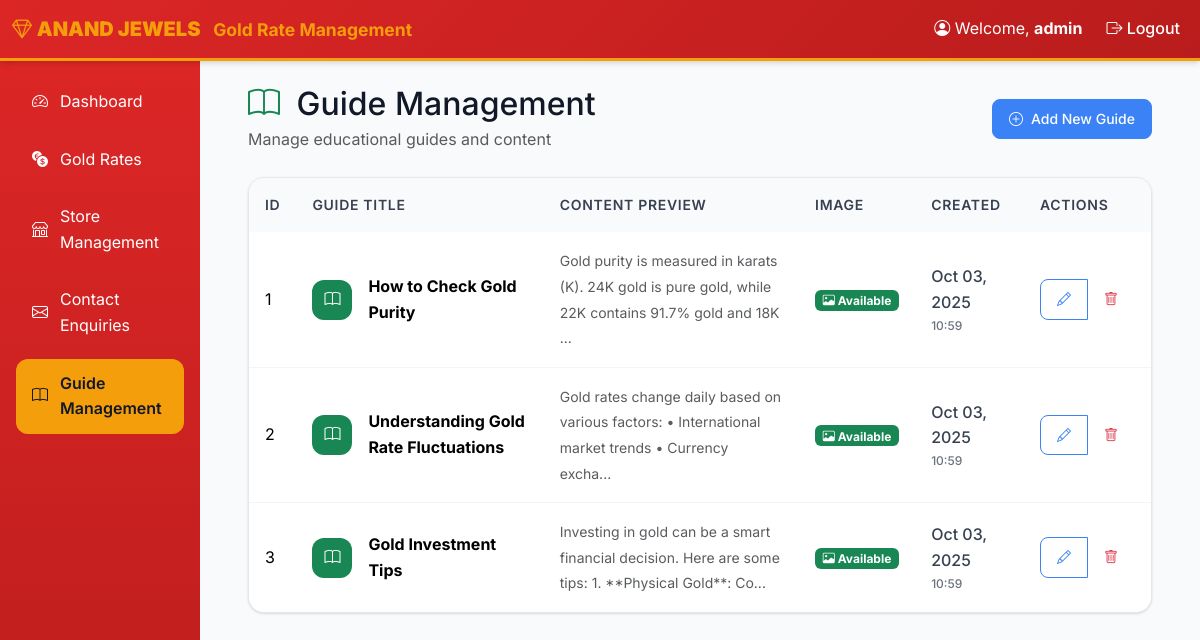
The page /admin/guides (signed in) on the database as committed earlier.
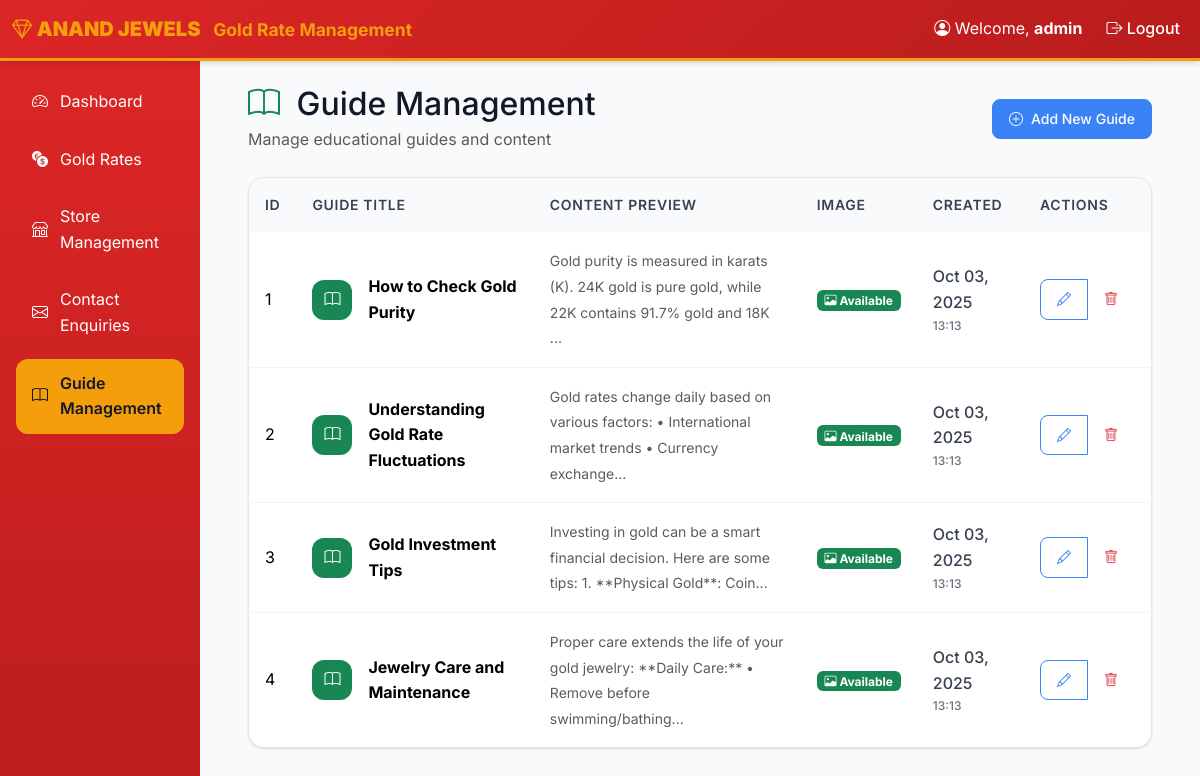
The same page on the database as committed later.
### models.py (models this page shows, shortened)
class Guide(Base):
    __tablename__ = "guides"
    id = Column(Integer, primary_key=True, index=True)
    title = Column(String, nullable=False)
    content = Column(Text, nullable=False)
    image = Column(String, nullable=True)  # Path to uploaded image
    created_at = Column(DateTime, default=func.now(), nullable=False)

### routers/stores.py (the view)
@router.get("/guides")
async def list_guides(request: Request, db: Session = Depends(get_db)):
    user = get_current_user(request, db)
    if not user:
        return RedirectResponse(url="/admin/login", status_code=302)
    guides = db.query(Guide).order_by(Guide.created_at.desc()).all()
    return templates.TemplateResponse("guides/list.html", {
        "request": request,
        "user": user,
        "guides": guides
    })

### templates/guides/list.html (shortened to what the changed rows need)
{% extends "base.html" %}
{% block content %}
<div class="container-fluid px-4">
    <div class="row mb-4">
        <div class="col-12">
            <div class="d-flex justify-content-between align-items-center">
                <div>
                    <h1 class="h2 mb-1">
                        <i class="bi bi-book text-success me-2"></i>
                        Guide Management
                    </h1>
                </div>
            </div>
        </div>
    </div>
    <div class="row">
        <div class="col-12">
            {% if guides %}
            <div class="table-card">
                <div class="table-responsive">
                    <table class="table">
                        <thead>
                            <tr>
                                <th>ID</th>
                                <th>Guide Title</th>
                                <th class="d-none d-md-table-cell">Content Preview</th>
                                <th class="d-none d-lg-table-cell">Image</th>
                                <th class="d-none d-lg-table-cell">Created</th>
                                <th>Actions</th>
                            </tr>
                        </thead>
                        <tbody>
                            {% for guide in guides %}
                            <tr>
                                <td>{{ guide.id }}</td>
                                <td>
                                    <div class="d-flex align-items-center">
                                        <div class="feature-icon bg-success me-3" style="width: 40px; height: 40px;">
                                            <i class="bi bi-book"></i>
                                        </div>
                                        <div>
                                            <strong>{{ guide.title }}</strong>
                                        </div>
                                    </div>
                                </td>
                                <td class="d-none d-md-table-cell">
                                    <small class="text-muted">
                                        {{ guide.content[:100] }}{% if guide.content|length > 100 %}...{% endif %}
                                    </small>
                                </td>
                                <td class="d-none d-lg-table-cell">
                                    {% if guide.image %}
                                        <span class="badge bg-success">
                                            <i class="bi bi-image"></i> Available
                                        </span>
                                    {% else %}
                                        <span class="badge bg-secondary">
                                            <i class="bi bi-image"></i> No Image
                                        </span>
                                    {% endif %}
                                </td>
                                <td class="d-none d-lg-table-cell">
                                    <div class="update-time">
                                        {{ guide.created_at.strftime('%b %d, %Y') }}
                                        <small>{{ guide.created_at.strftime('%H:%M') }}</small>
                                    </div>
                                </td>
                                <td>
                                    <div class="btn-group btn-group-sm" role="group">
                                        <a href="/admin/guides/edit/{{ guide.id }}" class="btn btn-outline-primary">
                                            <i class="bi bi-pencil"></i>
                                        </a>
                                        <a href="/admin/guides/delete/{{ guide.id }}"
                                           class="btn btn-outline-danger"
                                           onclick="return confirm('Are you sure you want to delete this guide?')">
                                            <i class="bi bi-trash"></i>
                                        </a>
                                    </div>
                                </td>
                            </tr>
                            {% endfor %}
                        </tbody>
                    </table>
                </div>
            </div>
            {% endif %}
        </div>
    </div>
</div>
{% endblock %}

Rows that differ between the two databases and show on the page:
changed Guide "How to Check Gold Purity": created_at "10:59" → "13:13"
changed Guide "Understanding Gold Rate Fluctuations": content "Gold rates change daily based on various factors: • International market trends • Currency excha" → "Gold rates change daily based on various factors: • International market trends • Currency exchange"; created_at "10:59" → "13:13"
changed Guide "Gold Investment Tips": content "Investing in gold can be a smart financial decision. Here are some tips: 1. **Physical Gold**: Co" → "Investing in gold can be a smart financial decision. Here are some tips: 1. **Physical Gold**: Coin"; created_at "10:59" → "13:13"
added Guide: id "4", title "Jewelry Care and Maintenance", content "Proper care extends the life of your gold jewelry: **Daily Care:** • Remove before swimming/bathing", shows "Available", created_at "Oct 03, 2025", created_at "13:13"
